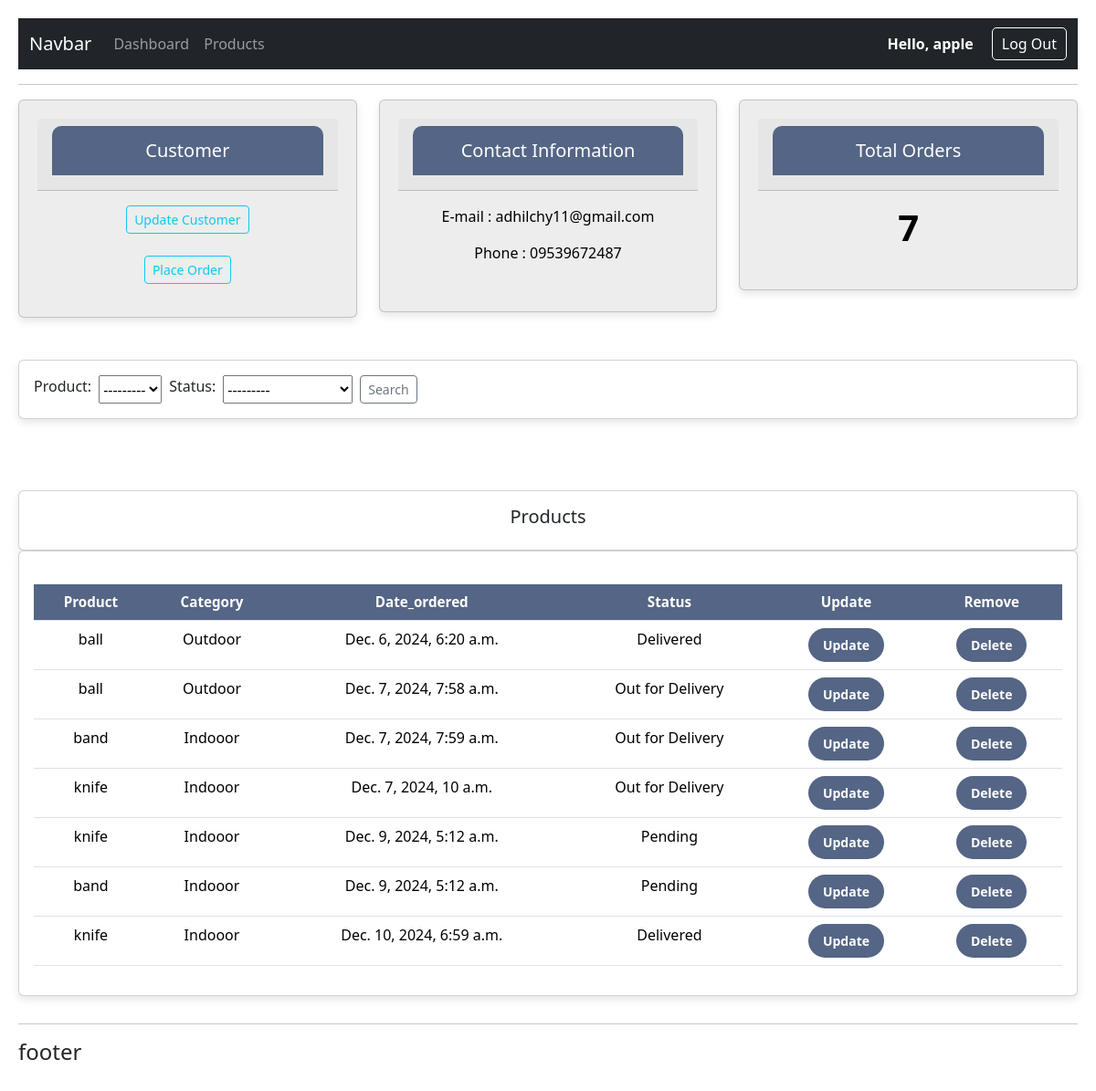
The app's page /customer/1/ (signed in) with its own data.
### accounts/models.py (models this page shows, shortened)
class Customer(models.Model):
    user = models.OneToOneField(User, null=True, on_delete=models.CASCADE)
    name = models.CharField(max_length=128, null=True)
    phone = models.CharField(max_length=128, null=True)
    email = models.CharField(max_length=128, null=True)
    profilepic = models.ImageField(null=True, blank=True)
    date_created = models.DateTimeField(auto_now_add=True, null=True)

class Order(models.Model):
    STATUS = [
        ('Pending', 'Pending'),
        ('Out for Delivery', 'Out for Delivery'),
        ('Delivered', 'Delivered')
    ]
    customer = models.ForeignKey(Customer, null=True, on_delete=models.SET_NULL)
    product = models.ForeignKey(Product, null=True, on_delete=models.SET_NULL)
    date_created = models.DateTimeField(auto_now_add=True, null=True)
    status = models.CharField(max_length=128, null=True, choices=STATUS)

class Product(models.Model):
    CATEGORY = [
        ('Indooor', 'Indoor'),
        ('Outdoor', 'Outdoor'),
    ]
    name = models.CharField(max_length=128, null=True)
    price = models.FloatField(max_length=128, null=True)
    category = models.CharField(max_length=128, null=True, choices=CATEGORY)
    description = models.TextField(max_length=128, null=True)
    date_created = models.DateTimeField(auto_now_add=True, null=True)
    tags = models.ManyToManyField(Tag)
    def __str__(self):
        return self.name

### accounts/decorators.py (the view)
        def wrapper_func(request, *args, **kwargs):
            group = None
            if request.user.groups.exists():
                group = request.user.groups.all()[0].name
            if group in allowed_roles:
                return view_func(request, *args, **kwargs)
            else:
                return HttpResponse("You are not authorised to this page")

### accounts/views.py (called while the page is built)
@login_required(login_url='loginpage')
@allowed_users(allowed_roles=['Admin'])
def customer(request, pk):
    customer = Customer.objects.get(id=pk)
    orders = customer.order_set.all()
    orderFilter = OrderFilter(request.GET)
    orders = orderFilter.qs
    order_count = orders.count()
    context = {'customer':customer, 'orders':orders, 'order_count':order_count, 'orderFilter':orderFilter}
    return render(request, 'customer.html', context)

### templates/customer.html (shortened to what this page needs)
{% extends 'main.html' %}
{% load static %}
{% block content %}
<div class="row">
    <div class="col">
        <div class="col-md">
            <div class="card text-center text-white mb-3" id="total-orders">
                <div class="card-header">
                    <h5 class="card-title title">Customer</h5>
                </div>
                <div class="card-body">
                    <a href="" class="btn btn-outline-info btn-sm btn-block">Update Customer</a>
                    <br><br>
                    <a href="" class="btn btn-outline-info btn-sm btn-block">Place Order</a>
                </div>
            </div>
        </div>
    </div>
    <div class="col">
        <div class="col-md">
            <div class="card text-center text-white mb-3" id="total-orders">
                <div class="card-header">
                    <h5 class="card-title title">Contact Information</h5>
                </div>
                <div class="card-body">
                    <p style="color: black;">E-mail : {{customer.email}}</p>
                    <p style="color: black;">Phone : {{customer.phone}}</p>
                </div>
            </div>
        </div>
    </div>
    <div class="col">
        <div class="col-md">
            <div class="card text-center text-white mb-3" id="total-orders">
                <div class="card-header">
                    <h5 class="card-title title">Total Orders</h5>
                </div>
                <div class="card-body">
                    <h3 class="card-title" style="color: black;">{{order_count}}</h3>
                </div>
            </div>
        </div>
    </div>
</div>
<div class="row">
    <div class="col">
        <div class="card card-body">
            <form class="d-flex flex-wrap gap-2">
                {{orderFilter.form}}
                <button class="btn btn-outline-secondary btn-sm" type="submit">Search</button>
            </form>
        </div>
    </div>
</div>
<br><br>
  <div class="row product-section" id="product-section">
    <div class="col-md">
        <div class="card card-body product-header">
            <h5>Products</h5>
        </div>
        <div class="card card-body product-table-card">
            <div class="table-responsive">
                <table class="table product-table">
                    <thead>
                        <tr>
                            <th>Product</th>
                            <th>Category</th>
                            <th>Date_ordered</th>
                            <th>Status</th>
                            <th>Update</th>
                            <th>Remove</th>
                        </tr>
                    </thead>
                    <tbody>
                        {% for order in orders %}
                        <tr>
                            <td>{{order.product}}</td>
                            <td>{{order.product.category}}</td>
                            <td>{{order.date_created}}</td>
                            <td>{{order.status}}</td>
                            <td><a href="{% url 'updateorder' order.id %}" class="crud-btn">Update</a></td>
                            <td><a href="{% url 'deleteorder' order.id %}" class="crud-btn">Delete</a></td>
                        </tr>
                        {% endfor %}
                    </tbody>
                </table>
            </div>
        </div>
    </div>
</div>
{% endblock %}

### templates/navbar.html (shortened to what this page needs)
<nav class="navbar navbar-expand-lg navbar-dark bg-dark">
    <div class="container-fluid">
      <a class="navbar-brand" href="">Navbar</a>
      <div class="collapse navbar-collapse" id="navbarNavAltMarkup">
        <div class="navbar-nav">
          {% if request.user.is_staff %}
            <a class="nav-link" href="{% url 'dashboard' %}">Dashboard</a>
          <a class="nav-link" href="{% url 'products' %}">Products</a>
          {% else %}
          <a class="nav-link" href="{% url 'customprofile' %}">Profile</a>
          {% endif %}
        </div>
      </div>
      <span class="hello">Hello, {{ request.user }}</span>
<span class="lg-out">
    <form method="POST" action="{% url 'logoutpage' %}" style="display: inline;">
        <button type="submit" class="logout-btn">Log Out</button>
    </form>
</span>
    </div>
  </nav>

### static/styles.css (style rules this page uses)
body { font-family: 'Arial', sans-serif; background-color: #f4f6f9; margin: 0; padding: 20px; color: #333; }
.row { display: flex; flex-wrap: wrap; margin-bottom: 30px; }
.col { flex: 1; min-width: 250px; }
.card { border: none; border-radius: 10px; box-shadow: 0 4px 10px rgba(0, 0, 0, 0.1); padding: 20px; }
.title { background-color: #546585; border-radius: 10px 10px 0 0; padding: 15px; text-align: center; }
.card-body { padding: 20px; text-align: center; }
.card-body h3 { font-size: 2.5rem; font-weight: bold; color: #333; }
.table { width: 100%; margin-top: 20px; border-collapse: collapse; }
.table thead th { background-color: #546585; color: white; font-size: 0.95rem; font-weight: bold; }
#total-orders { background-color: rgb(237, 237, 237); color: white; }
.crud-btn { display: inline-block; padding: 8px 16px; background-color: #546585; color: #fff; text-decoration: none; border-radius: 20px; font-size: 14px; font-weight: bold; text-align: center; transition: background-color 0.3s ease; }

### templates/navbar.html (style rules this page uses)
.hello { color: white; font-size: 16px; margin-right: 20px; font-weight: bolder; }
.logout-btn { background-color: transparent; color: white; border: 1px solid white; padding: 5px 10px; border-radius: 5px; cursor: pointer; font-size: 16px; }

### records on screen
Customer: email "adhilchy11@gmail.com", phone "09539672487"
Order: product "ball", product.category "Outdoor", date_created "Dec. 6, 2024, 6:20 a.m.", status "Delivered"
Order: product "ball", product.category "Outdoor", date_created "Dec. 7, 2024, 7:58 a.m.", status "Out for Delivery"
Order: product "band", product.category "Indooor", date_created "Dec. 7, 2024, 7:59 a.m.", status "Out for Delivery"
Order: product "knife", product.category "Indooor", date_created "Dec. 7, 2024, 10 a.m.", status "Out for Delivery"
Order: product "knife", product.category "Indooor", date_created "Dec. 9, 2024, 5:12 a.m.", status "Pending"
Order: product "band", product.category "Indooor", date_created "Dec. 9, 2024, 5:12 a.m.", status "Pending"
Order: product "knife", product.category "Indooor", date_created "Dec. 10, 2024, 6:59 a.m.", status "Delivered"

### other values on screen
{{ request.user }} "apple"
{{ order_count }} "7"
